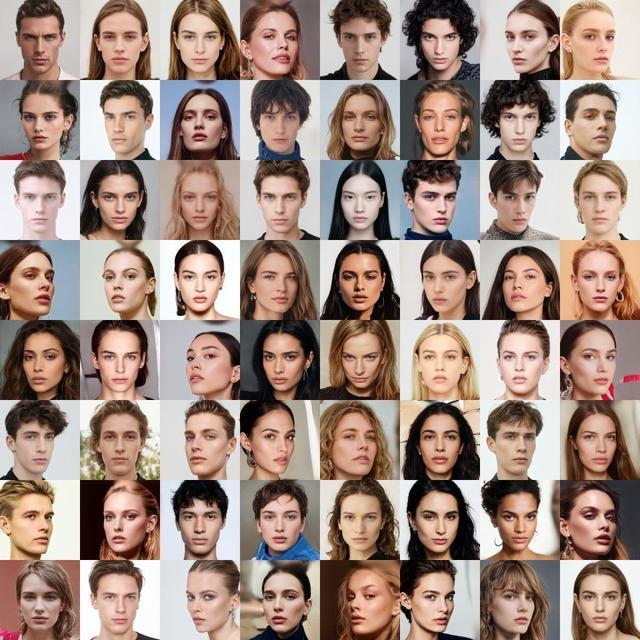
#> input picture 人脸数目检测/face1.jpg, 640 x 640 px, found by its file name
$ python facenum.py
#> lines starting #> are read from the running program, lines starting #| are printed output that depends on the picture; after the words box and inside, x2 and y2 are one past the last pixel; in counts of white or black regions, pixels touching at a corner belong together
import cv2
import matplotlib.pyplot as plt

# 载入图片
p_color = cv2.imread('../face1.jpg')
#> p_color is the input picture: shape (640, 640, 3); mean B, G, R 127.4, 137.7, 160.3
# 将图像灰度化
p_gray = cv2.cvtColor(p_color,cv2.COLOR_BGR2GRAY)
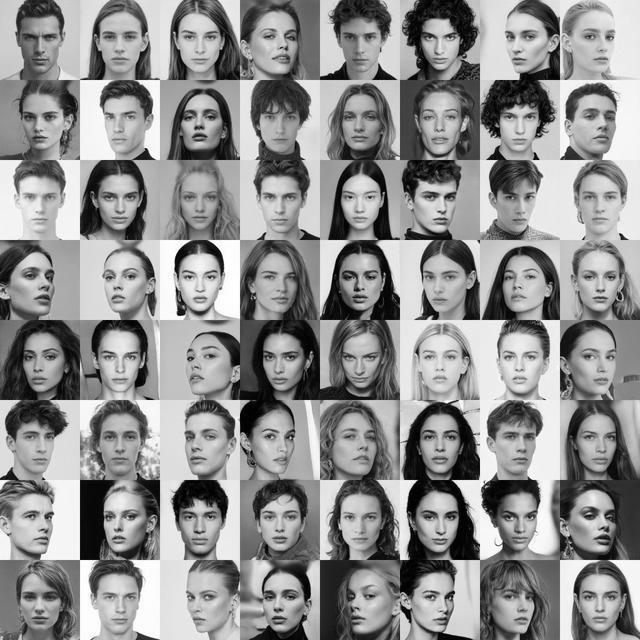
#> p_gray: shape (640, 640); min 0, max 255, mean 143.3
#展示灰度图像
plt.imshow(p_gray,cmap='gray')
plt.show()

# 载入haarcascade级联分类器cascade classifier
haarcascade = cv2.CascadeClassifier('../haarcascade_frontalface_alt.xml')
# 检测图像人脸个数
faces = haarcascade.detectMultiScale(p_gray, scaleFactor=1.1, minNeighbors=5)
#> faces = 64 rows, first 6: [495, 100, 49, 49], [94, 178, 51, 51], [494, 257, 52, 52], [491, 335, 57, 57], [93, 336, 54, 54], [172, 496, 56, 56]
print("人脸的个数：",len(faces))
#| 人脸的个数： 64

# 给检测到的人脸加矩形框
for (x, y, w, h) in faces:
    cv2.rectangle(p_color, (x, y), (x+w, y+h), (0, 255, 0), 2)
#> this loop made 64 passes
#> (x, y, w, h) on passes 1 to 12: (495, 100, 49, 49), (94, 178, 51, 51), (494, 257, 52, 52), (491, 335, 57, 57), (93, 336, 54, 54), (172, 496, 56, 56), (415, 19, 49, 49), (173, 95, 54, 54), (334, 97, 51, 51), (251, 175, 58, 58), (172, 256, 55, 55), (254, 337, 53, 53)
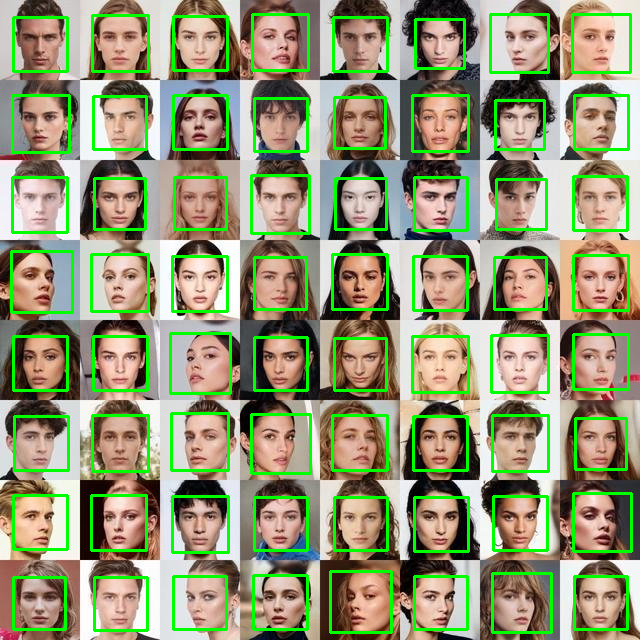
#> p_color: shape (640, 640, 3); 10.16% of pixels changed, all inside (x1, y1, x2, y2) = (10, 13, 633, 634)
# 展示检测到的人脸并加矩形框
plt.imshow(cv2.cvtColor(p_color, cv2.COLOR_BGR2RGB))
plt.show()
